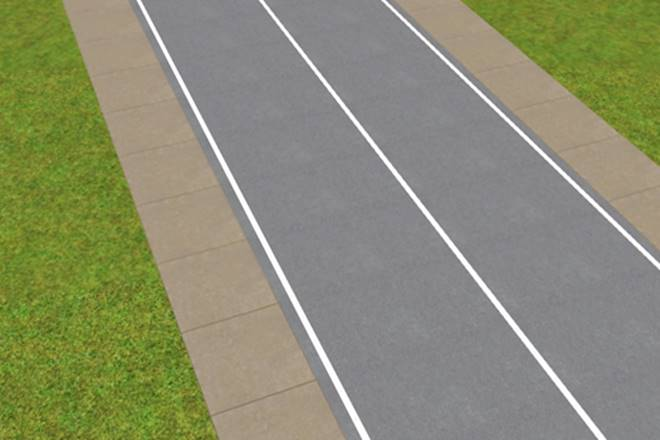
//> input picture odev/white-line.jpg, 660 x 440 px
$ ./main   (built with g++ and OpenCV 4)
//> lines starting //> are read from the running program, lines starting //| are printed output that depends on the picture
#include "opencv2/imgcodecs.hpp"
#include "opencv2/highgui.hpp"
#include "opencv2/imgproc.hpp"
#include <iostream>

using namespace cv;
using namespace std;
Point anchor=Point(-1,-1);
int kernel_size;
int ddepth=-1;
double delta=0;
Mat kernel;
Mat  dst;
int main()
{

   Mat  img=imread("/home/CLionProjects/odev/white-line.jpg");
//> img is the input picture: 440 rows x 660 cols, CV_8UC3; mean B, G, R 113, 140.2, 138
   Mat gimg;
   cvtColor(img,gimg,CV_BGR2GRAY);
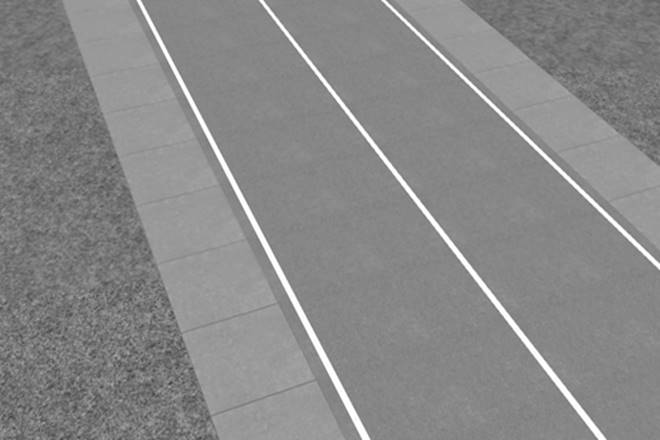
//> gimg: 440 rows x 660 cols, CV_8UC1; min 63, max 255, mean 136.4
   Mat gausimg;
   GaussianBlur(gimg,gausimg,Size(3,3),0,0);
   imshow("gaus",gausimg);
   imshow("gray",gimg);


    const char* window_name = "filter2D Demo";

    kernel=Mat::ones(3,3,CV_32F);
    kernel.at<float>(0,0)=-1;
    kernel.at<float>(0,1)=0;
    kernel.at<float>(0,2)=+1;
    kernel.at<float>(1,0)=-2;
    kernel.at<float>(1,1)=0;
    kernel.at<float>(1,2)=1;
    kernel.at<float>(2,2)=1;
    kernel.at<float>(2,2)=-1;
    kernel.at<float>(2,2)=2;
    kernel=kernel/(float)(3*3);
    filter2D(gimg, dst, ddepth , kernel, anchor, delta, BORDER_DEFAULT );
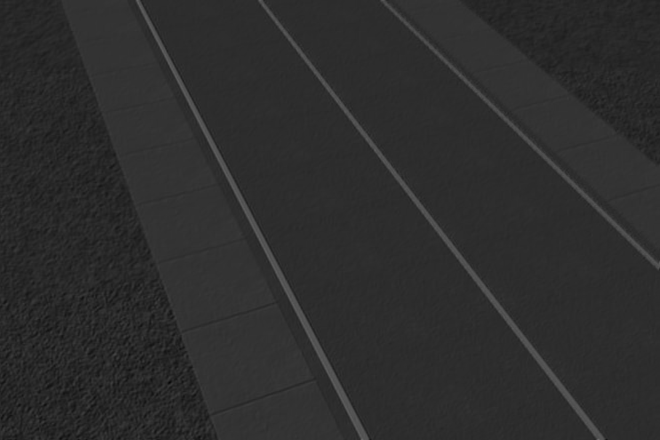
//> dst: 440 rows x 660 cols, CV_8UC1; min 5, max 107, mean 45.5
    imshow( window_name, dst );


    waitKey('27');
}
